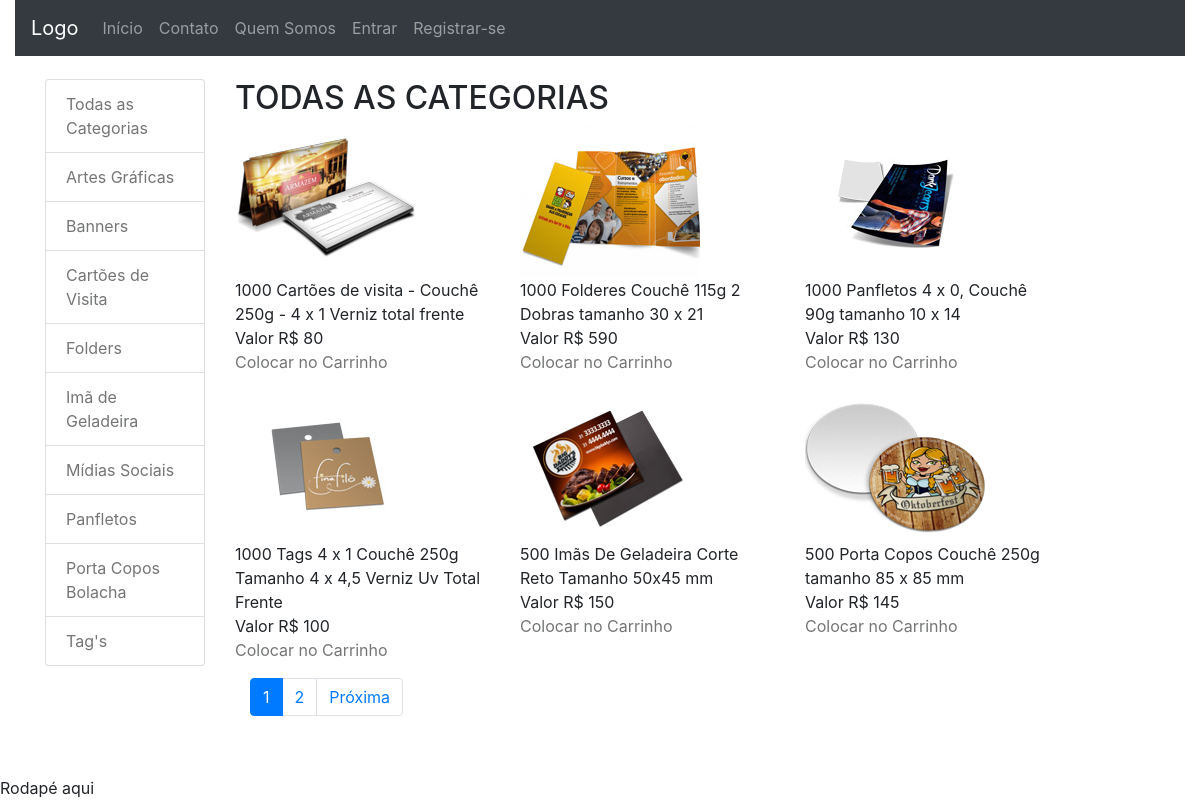
The page / on the database its author committed.
### core/models.py (models this page shows, shortened)
class Category(models.Model):
	name = models.CharField('Nome', max_length=100)
	slug = models.CharField('slug', max_length=100, null=True, blank=True)
	created = models.DateTimeField('Criado em', auto_now_add=True)
	modified = models.DateTimeField('Modificado em', auto_now=True)
	class Meta:
		verbose_name = 'Categoria'
		verbose_name_plural = 'Categorias'
		ordering = ['name']
	def __str__(self):
		return self.name

class Service(models.Model):
	TYPE_CHOICES = (
			('IP', 'impressão'),
			('AT', 'criação de arte'),
		)
	description = models.TextField('Descrição', max_length=300)
	image = models.ImageField(upload_to='impress-art',
		verbose_name='Imagem', null=True, blank=True)
	value = models.DecimalField(verbose_name='Valor', null=True,
		blank=True, max_digits=8, decimal_places=2)
	category = models.ForeignKey(Category, on_delete=models.CASCADE,
		null=True, blank=True)
	class Meta:
		verbose_name = 'Serviço'
		verbose_name_plural = 'Serviços'
		ordering = ['description']

### core/views.py (the view)
# urls.py: path('', views.index, name='index'),
def index(request):
	categories = Category.objects.all()
	service_list = Service.objects.all()
	paginator = Paginator(service_list, 6)
	page = request.GET.get('page')
	services = paginator.get_page(page)
	label_category = 'TODAS AS CATEGORIAS'
	context = {
		'label_category': label_category,
		'categories': categories,
		'services': services,
		'paginator': paginator
	}
	return render(request, 'core/index.html', context)

### core/templatetags/core_tags.py (called while the page is built)
@register.simple_tag
def get_value(service_id):
	value = None
	try:
		service = Service.objects.get(id=service_id)
		value = service.value
	except:
		pass
	if value is None:
		return 'depende de análise'
	else:
		return 'R$ %d ' % value

### core/templates/core/index.html (shortened to what this page needs)
{% extends 'core/base.html' %}
{% load static %}
{% load core_tags %}
	{% block conteudo %}
	<div class="container-fluid" style="margin-top: 2%">
		<div class="container-fluid">
			<div class="row">
				<div class="col-sm-2">
					<ul class="list-group">
						<li class="list-group-item">
							<a href="{% url 'core:index' %}">
								Todas as Categorias
							</a>
						</li>
						{% for category in categories %}
						<li class="list-group-item">
							<a href="{% url 'core:category' category.id %}">
							{{ category }}</a>
						</li>
						{% endfor %}
					</ul>
				</div>
				<div class="col-sm-9">
					<h2>{{ label_category }}</h2>
					<div class="row">
						{% for service in services %}
						<div class="col-sm-4">
							<img src="{{ service.image.url }}">
							<div>{{ service.description }}</div>
							<div>Valor {% get_value service.id %}</div>
							<div>
								<a href="{% url 'dashboard_client:insert_cart' service.id %}">
								Colocar no Carrinho
								</a>
							</div>
						</div>
						{% endfor %}
					</div>
					<div class="container">
						<ul class="pagination">
					        {% for num in paginator.page_range %}
					        <li class="page-item {% if num == services.number %} active {% endif %}">
					        	<a class="page-link"
					        	href="?page={{ num }}">
					        		{{ num }}
					        	</a>
					        </li>
					        {% endfor %}
					        {% if services.has_next %}
					        <li class="page-item">
					    		<a class="page-link"
					    			href="?page={{ services.next_page_number }}">Próxima
					    		</a>
					    	</li>
					        {% endif %}
						</ul>
					</div>
				</div>
				</div>
			</div>
	</div>
	{% endblock %}

### core/static/core/css/estilo.css (style rules this page uses)
body { padding-top: 0px; background-image: url("../imagens/fundobody.jpg"); }
a { color: #747575; }

### rows shown on the page
Category: name "Artes Gráficas"
Category: name "Banners"
Category: name "Cartões de Visita"
Category: name "Folders"
Category: name "Imã de Geladeira"
Category: name "Mídias Sociais"
Category: name "Panfletos"
Category: name "Porta Copos Bolacha"
Category: name "Tag's"
Service: image (picture), description "1000 Cartões de visita - Couchê 250g - 4 x 1 Verniz total frente", id+value "R$ 80"
Service: image (picture), description "1000 Folderes Couchê 115g 2 Dobras tamanho 30 x 21", id+value "R$ 590"
Service: image (picture), description "1000 Panfletos 4 x 0, Couchê 90g tamanho 10 x 14", id+value "R$ 130"
Service: image (picture), description "1000 Tags 4 x 1 Couchê 250g Tamanho 4 x 4,5 Verniz Uv Total Frente", id+value "R$ 100"
Service: image (picture), description "500 Imãs De Geladeira Corte Reto Tamanho 50x45 mm", id+value "R$ 150"
Service: image (picture), description "500 Porta Copos Couchê 250g tamanho 85 x 85 mm", id+value "R$ 145"

### other values the page prints
{{ label_category }} "TODAS AS CATEGORIAS"
{{ num }} "1" "2"
